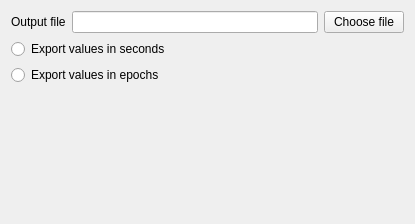
<?xml version="1.0" encoding="UTF-8"?>
<ui version="4.0">
 <class>SleepBoutsSettingsView</class>
 <widget class="QWidget" name="SleepBoutsSettingsView">
  <property name="geometry">
   <rect>
    <x>0</x>
    <y>0</y>
    <width>415</width>
    <height>224</height>
   </rect>
  </property>
  <property name="windowTitle">
   <string>Form</string>
  </property>
  <property name="styleSheet">
   <string notr="true">font: 12pt &quot;Roboto&quot;;</string>
  </property>
  <layout class="QVBoxLayout" name="verticalLayout">
   <item>
    <layout class="QHBoxLayout" name="horizontalLayout">
     <item>
      <widget class="QLabel" name="label">
       <property name="text">
        <string>Output file</string>
       </property>
      </widget>
     </item>
     <item>
      <widget class="QLineEdit" name="output_file_lineedit"/>
     </item>
     <item>
      <widget class="QPushButton" name="choose_file_pushbutton">
       <property name="text">
        <string>Choose file</string>
       </property>
      </widget>
     </item>
    </layout>
   </item>
   <item>
    <widget class="QRadioButton" name="export_seconds_radiobutton">
     <property name="text">
      <string>Export values in seconds</string>
     </property>
    </widget>
   </item>
   <item>
    <widget class="QRadioButton" name="export_epochs_radiobutton">
     <property name="text">
      <string>Export values in epochs</string>
     </property>
    </widget>
   </item>
   <item>
    <spacer name="verticalSpacer">
     <property name="orientation">
      <enum>Qt::Vertical</enum>
     </property>
     <property name="sizeHint" stdset="0">
      <size>
       <width>20</width>
       <height>40</height>
      </size>
     </property>
    </spacer>
   </item>
  </layout>
 </widget>
 <resources>
  <include location="../../../../snooz-toolbox/src/main/python/ui/themes/themes.qrc"/>
 </resources>
 <connections>
  <connection>
   <sender>choose_file_pushbutton</sender>
   <signal>clicked()</signal>
   <receiver>SleepBoutsSettingsView</receiver>
   <slot>on_choose_ouput_file()</slot>
   <hints>
    <hint type="sourcelabel">
     <x>364</x>
     <y>21</y>
    </hint>
    <hint type="destinationlabel">
     <x>207</x>
     <y>111</y>
    </hint>
   </hints>
  </connection>
 </connections>
 <slots>
  <slot>on_choose_ouput_file()</slot>
 </slots>
</ui>
